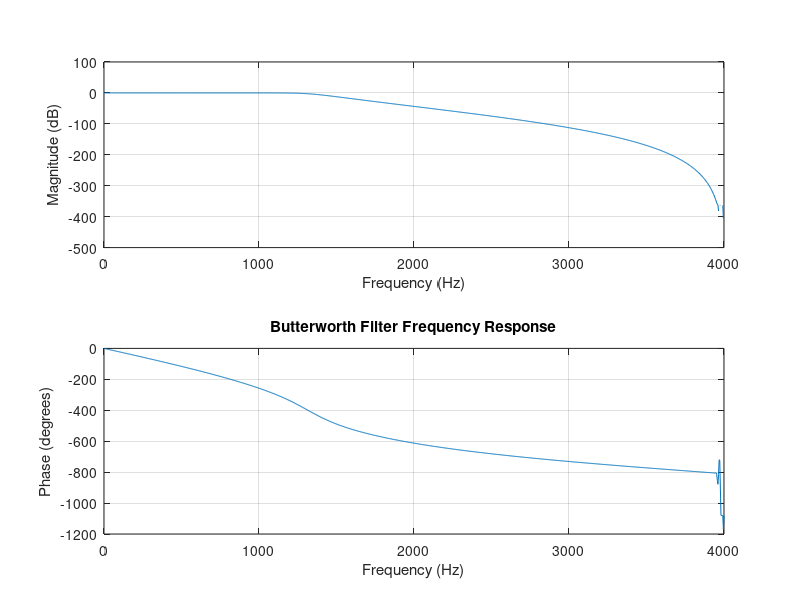
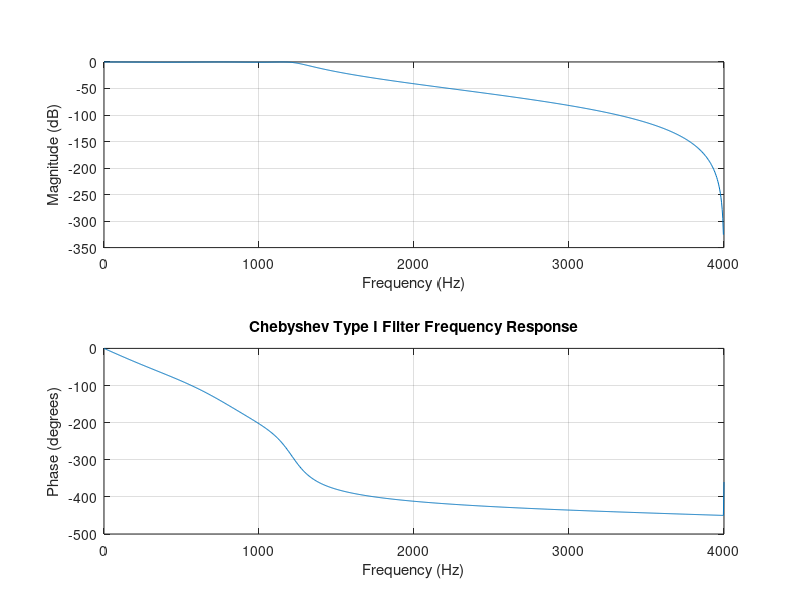
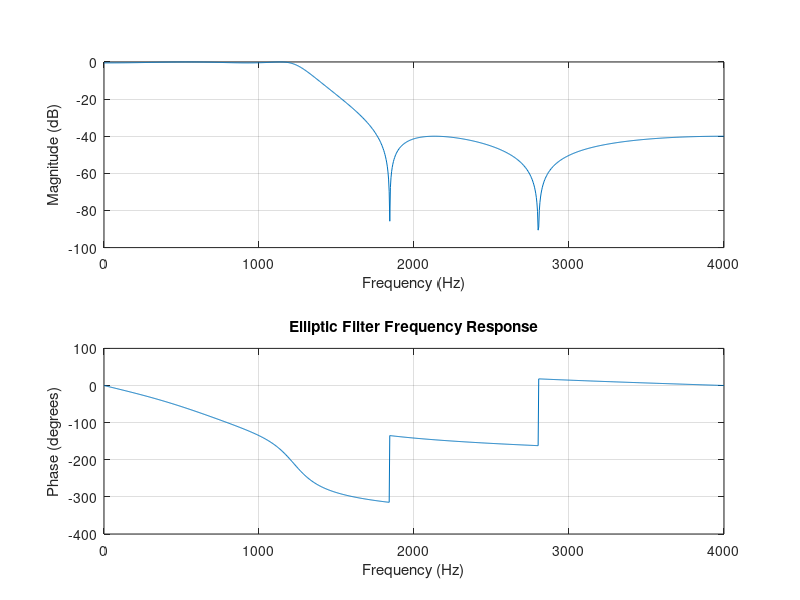

Recreate these plots in MATLAB, in order.
% Specifications
Fs = 8000;  % Sample rate in Hz
Wp = 1200 / (Fs / 2);  % Passband edge frequency (normalized)
Ws = 2000 / (Fs / 2);  % Stopband edge frequency (normalized)
Rp = 0.5;  % Passband ripple in dB
Rs = 40;   % Stopband attenuation in dB
 
% Butterworth Filter Design
[n_butter, Wn_butter] = buttord(Wp, Ws, Rp, Rs);
[b_butter, a_butter] = butter(n_butter, Wn_butter);
 
% Chebyshev Type I Filter Design
[n_cheby1, Wn_cheby1] = cheb1ord(Wp, Ws, Rp, Rs);
[b_cheby1, a_cheby1] = cheby1(n_cheby1, Rp, Wn_cheby1);
 
% Elliptic Filter Design
[n_ellip, Wn_ellip] = ellipord(Wp, Ws, Rp, Rs);
[b_ellip, a_ellip] = ellip(n_ellip, Rp, Rs, Wn_ellip);
 
% Frequency Response for Butterworth Filter
figure;
freqz(b_butter, a_butter, 1024, Fs);
title('Butterworth Filter Frequency Response');
 
% Frequency Response for Chebyshev Type I Filter
figure;
freqz(b_cheby1, a_cheby1, 1024, Fs);
title('Chebyshev Type I Filter Frequency Response');
 
% Frequency Response for Elliptic Filter
figure;
freqz(b_ellip, a_ellip, 1024, Fs);
title('Elliptic Filter Frequency Response');
 
% Display Filter Orders and Coefficients
fprintf('Butterworth Filter:\n');
fprintf('Order: %d\n', n_butter);
fprintf('Numerator Coefficients: \n');
disp(b_butter);
fprintf('Denominator Coefficients: \n');
disp(a_butter);
 
fprintf('\nChebyshev Type I Filter:\n');
fprintf('Order: %d\n', n_cheby1);
fprintf('Numerator Coefficients: \n');
disp(b_cheby1);
fprintf('Denominator Coefficients: \n');
disp(a_cheby1);
 
fprintf('\nElliptic Filter:\n');
fprintf('Order: %d\n', n_ellip);
fprintf('Numerator Coefficients: \n');
disp(b_ellip);
fprintf('Denominator Coefficients: \n');
disp(a_ellip);
